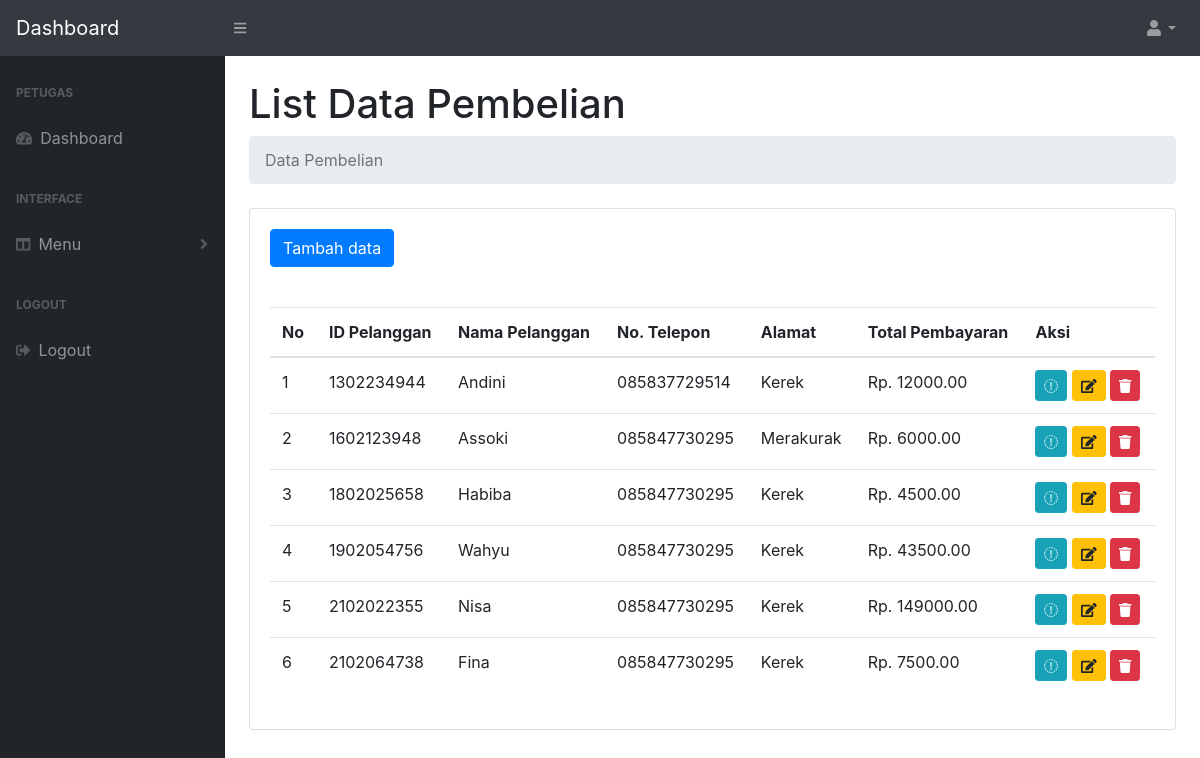
The app's page /ukk_kasir/petugas/pembelian/pembelian.php (signed in) with its own data.
### tables this page shows
CREATE TABLE `penjualan` (
  `PenjualanID` int(11) NOT NULL,
  `TanggalPenjualan` date NOT NULL,
  `TotalHarga` decimal(10,2) NOT NULL DEFAULT 0.00,
  `PelangganID` varchar(20) NOT NULL
);

CREATE TABLE `pelanggan` (
  `PelangganID` varchar(20) NOT NULL,
  `NamaPelanggan` varchar(255) NOT NULL,
  `Alamat` text NOT NULL,
  `NomorTelepon` varchar(15) NOT NULL
);

### ukk_kasir/petugas/pembelian/pembelian.php (the view, shortened to what this page needs)
<!DOCTYPE html>
<html lang="en">
    <head>
        <link href="../css/styles.css" rel="stylesheet" />
        <link href="https://cdn.datatables.net/1.10.20/css/dataTables.bootstrap4.min.css" rel="stylesheet" />
    </head>
    <body class="sb-nav-fixed">
        <nav class="sb-topnav navbar navbar-expand navbar-dark bg-dark">
            <a class="navbar-brand" href="../index1.php">Dashboard</a>
            <button class="btn btn-link btn-sm order-1 order-lg-0" id="sidebarToggle" href="#"><i class="fas fa-bars"></i></button>
            <ul class="navbar-nav ml-auto ml-md-6">
                <li class="nav-item dropdown">
                    <a class="nav-link dropdown-toggle" id="userDropdown" href="#" role="button" data-toggle="dropdown" aria-haspopup="true" aria-expanded="false"><i class="fas fa-user fa-fw"></i></a>
                </li>
            </ul>
        </nav>
        <div id="layoutSidenav">
            <div id="layoutSidenav_nav">
                <nav class="sb-sidenav accordion sb-sidenav-dark" id="sidenavAccordion">
                    <div class="sb-sidenav-menu">
                        <div class="nav">
						<div class="sb-sidenav-menu-heading">Petugas</div>
                            <a class="nav-link" href="../index1.php">
                                <div class="sb-nav-link-icon"><i class="fas fa-tachometer-alt"></i></div>
                                Dashboard
                            </a>
                            <div class="sb-sidenav-menu-heading">Interface</div>
                            <a class="nav-link collapsed" href="#" data-toggle="collapse" data-target="#collapseLayouts" aria-expanded="false" aria-controls="collapseLayouts">
                                <div class="sb-nav-link-icon"><i class="fas fa-columns"></i></div>
                              Menu
                                <div class="sb-sidenav-collapse-arrow"><i class="fas fa-angle-down"></i></div>
                            </a>
                            <div class="sb-sidenav-menu-heading">Logout</div>
                            <a class="nav-link" href="../../logout.php">
                                <div class="sb-nav-link-icon"><i class="fas fa-sign-out-alt"></i></div>
                              Logout
                            </a>
                </nav>
            </div>
    <div id="layoutSidenav_content">
        <main>
            <div class="container-fluid">
            <h1 class="mt-4">List Data Pembelian</h1>
            <ol class="breadcrumb mb-4">
                <li class="breadcrumb-item active">Data Pembelian</li>
            </ol>
<div class="card mt-2">
	<div class="card-body">
		<button type="button" class="btn btn-primary" data-toggle="modal" data-target="#exampleModalCenter">
		Tambah data
		</button>
	</div>
	<div class="card-body">
        <table class="table">
			<thead>
				<tr>
					<th>No</th>
					<th>ID Pelanggan</th>
					<th>Nama Pelanggan</th>
					<th>No. Telepon</th>
					<th>Alamat</th>
					<th>Total Pembayaran</th>
					<th>Aksi</th>
				</tr>
			</thead>
			<tbody>
				<?php
				include '../../koneksi.php';
				$no = 1;
				$data = mysqli_query($koneksi,"SELECT * FROM pelanggan INNER JOIN penjualan ON pelanggan.PelangganID=penjualan.PelangganID");
				while($d = mysqli_fetch_array($data)){
					?>
					<tr>
						<td><?php echo $no++; ?></td>
						<td><?php echo $d['PelangganID']; ?></td>
						<td><?php echo $d['NamaPelanggan']; ?></td>
						<td><?php echo $d['NomorTelepon']; ?></td>
						<td><?php echo $d['Alamat']; ?></td>
						<td>Rp. <?php echo $d['TotalHarga']; ?></td>
						<td>
						<a class="btn btn-info btn-sm" href="../detail_pembelian/detail_pembelian.php?PelangganID=<?php echo $d['PelangganID']; ?>"><i class="fa fa-detail"></i></a>
                        <button type="button" class="btn btn-warning btn-sm" data-toggle="modal" data-target="#exampleModalCenter<?php echo $d['PelangganID']; ?>">
						<i class="fa fa-edit"></i>
							</button>
							<button type="button" class="btn btn-danger btn-sm" data-toggle="modal" data-target="#hapus-kat<?php echo $d['PelangganID']; ?>" title="Hapus">
                            <i class="fa fa-trash"></i>
                            </button>
						</td>
					</tr>
							</div>
						</div>
					</div>
				<?php } ?>
    </body>
</html>

### records on screen
penjualan: PelangganID "1302234944", PelangganID.NamaPelanggan "Andini", PelangganID.NomorTelepon "085837729514", PelangganID.Alamat "Kerek", TotalHarga "12000.00"
penjualan: PelangganID "1602123948", PelangganID.NamaPelanggan "Assoki", PelangganID.NomorTelepon "085847730295", PelangganID.Alamat "Merakurak", TotalHarga "6000.00"
penjualan: PelangganID "1802025658", PelangganID.NamaPelanggan "Habiba", PelangganID.NomorTelepon "085847730295", PelangganID.Alamat "Kerek", TotalHarga "4500.00"
penjualan: PelangganID "1902054756", PelangganID.NamaPelanggan "Wahyu", PelangganID.NomorTelepon "085847730295", PelangganID.Alamat "Kerek", TotalHarga "43500.00"
penjualan: PelangganID "2102022355", PelangganID.NamaPelanggan "Nisa", PelangganID.NomorTelepon "085847730295", PelangganID.Alamat "Kerek", TotalHarga "149000.00"
penjualan: PelangganID "2102064738", PelangganID.NamaPelanggan "Fina", PelangganID.NomorTelepon "085847730295", PelangganID.Alamat "Kerek", TotalHarga "7500.00"
